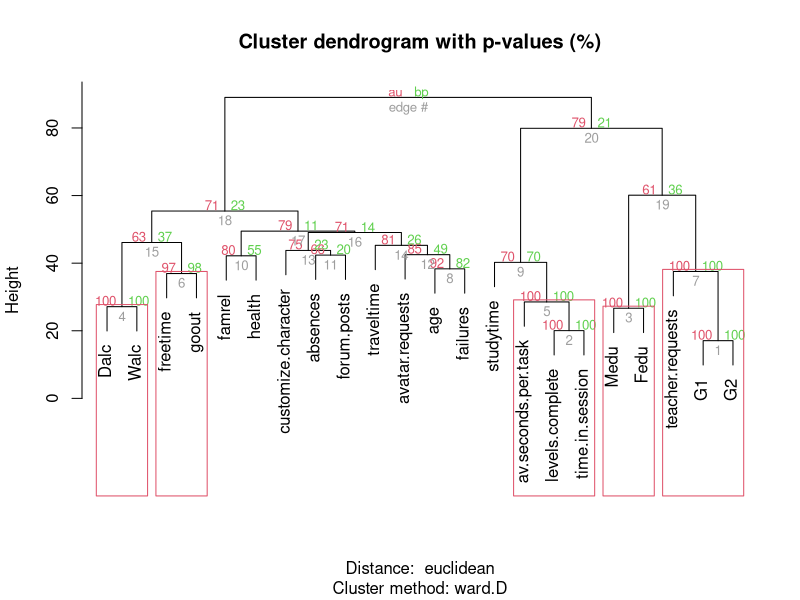
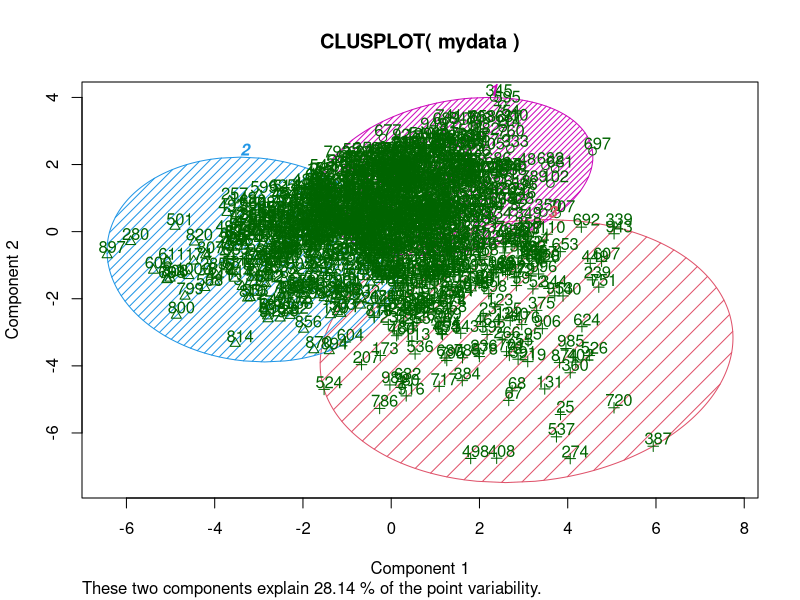
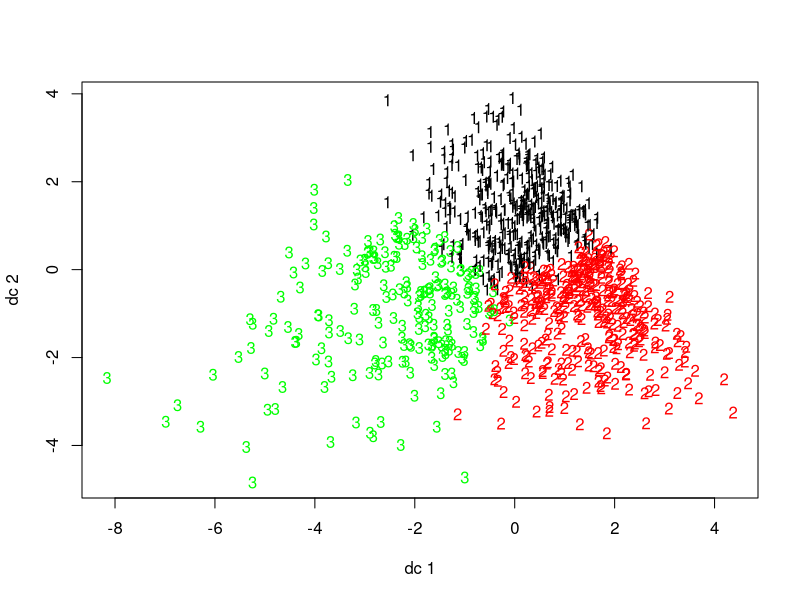
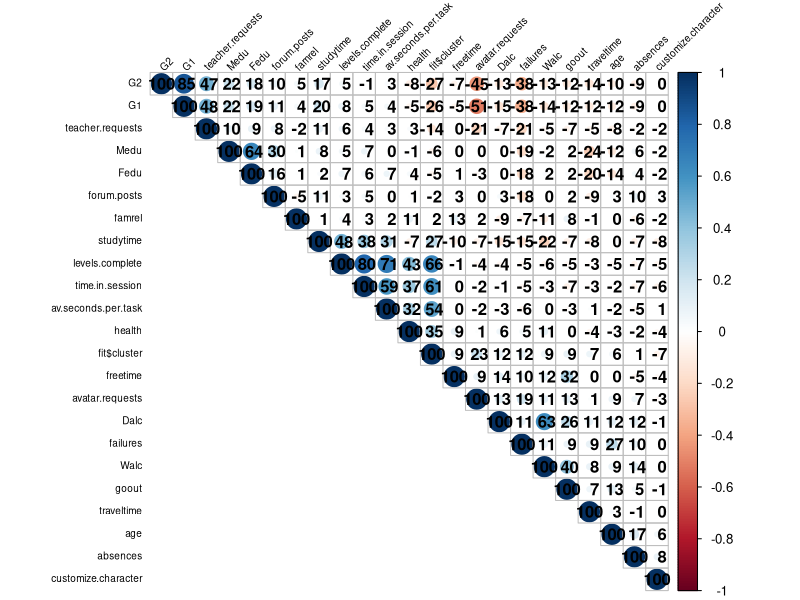
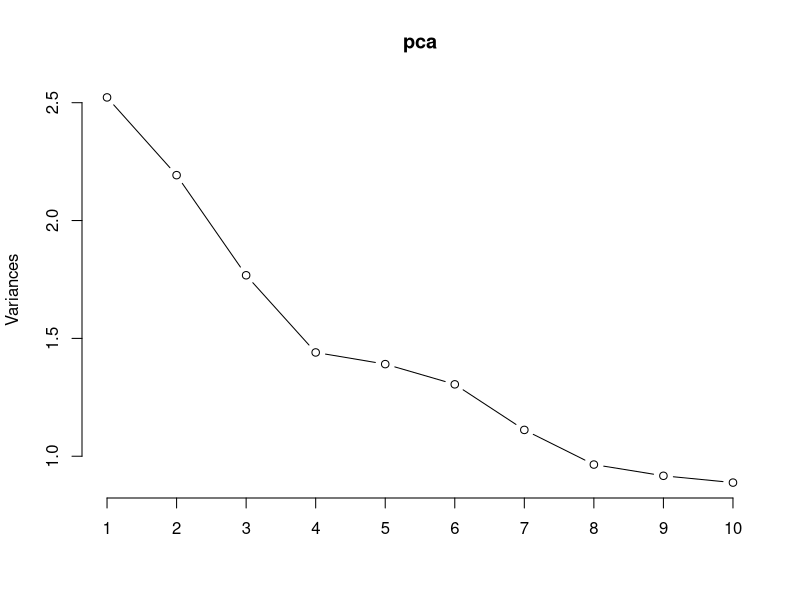
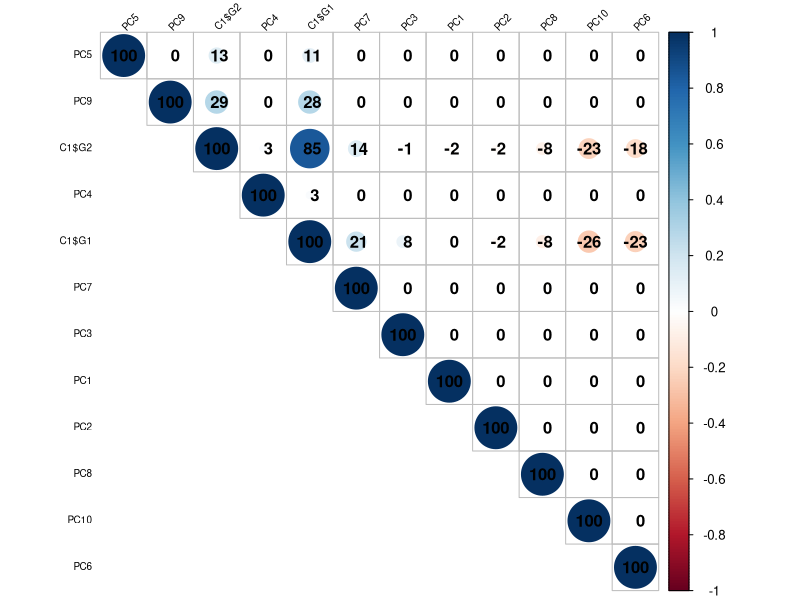

Source code (R) for these figures, in order: (Note: this script raises an error after producing the figures.)
library(tidyr, dplyr)
library(ggplot2)
library(cluster)
library(mclust)
library(corrplot)
library(rpart)
library(pvclust)
library(fpc)
#Thw target goal of this project is to predict G3 final grade

#first construct clusters based on G1 and G2
D1<- read.table("student-data.csv", sep = ",", header = TRUE)
E1<- read.table("extra-activity.csv", sep = ",", header = TRUE)

D1$scorechange <- D1$G3 - D1$G1

#assume that we do not know G3, select the numeric data + G1 G2 only to construct the data frame
D <- dplyr::select(D1,G1,G2,age,Medu,Fedu,traveltime,studytime,failures,famrel,freetime,goout,Dalc,Walc,health,absences,forum.posts,levels.complete,avatar.requests,teacher.requests,customize.character,time.in.session,av.seconds.per.task)
D2 <- na.omit(D)
D2 <- scale(D2)
mydata <-D2

# Ward Hierarchical Clustering with Bootstrapped p values
fit <- pvclust(mydata, method.hclust="ward.D",
               method.dist="euclidean")
plot(fit) # dendogram with p values
# add rectangles around groups highly supported by the data
pvrect(fit, alpha=.95)

fit <- kmeans(mydata, 3)
# Cluster Plot against 1st 2 principal components
# vary parameters for most readable graph
clusplot(mydata, fit$cluster, color=TRUE, shade=TRUE,labels=2, lines=0)
# Centroid Plot against 1st 2 discriminant functions
plotcluster(mydata, fit$cluster)
#looking at the cluster models, I think the first model with 5 clusters is better to group the data based on grades
D3 <- cbind(D, fit$cluster)
COR <- cor(D3)
corrplot(COR, order="AOE", method="circle", tl.pos="lt", type="upper",        
         tl.col="black", tl.cex=0.6, tl.srt=45, 
         addCoef.col="black", addCoefasPercent = TRUE,
         sig.level=0.50, insig = "blank")
#from this correlation plot, we can see there is a cluster related to the grades"G1,2,teacher request, fit", 
#the grade are negatively correlated with the failures and avatar request(playful)

#build prediction model with decision tree
C <- dplyr::select(D1,G1,G2,G3,age,Medu,Fedu,traveltime,studytime,failures,famrel,freetime,goout,Dalc,Walc,health,absences,forum.posts,levels.complete,avatar.requests,teacher.requests,customize.character,time.in.session,av.seconds.per.task)

#sampling
#split the data based on clustering
C1 <- dplyr::filter(C,fit$cluster == 1)
C1p <- dplyr::select(C1,4:23)

C2 <- dplyr::filter(C,fit$cluster == 2)
C2p <- dplyr::select(C2,4:23)

C3 <- dplyr::filter(C,fit$cluster == 3)
C3p <- dplyr::select(C3,4:23)

# have PCA on the variables
#for C1
C1p <- scale(C1p, center = TRUE)
pca <- prcomp(C1p, scale = TRUE)
#plot the Principle components
pca$sdev
#To convert this into variance accounted for we can square it, these numbers are proportional to the eigenvalue
pca$sdev^2
#A summary of our pca will give us the proportion of variance accounted for by each component
summary(pca)
plot(pca, type = "lines")
#from this pca plot, it suggests that we can only keep 10 principle components for data
#Now, create a data frame of the transformed data from your pca.
C1a <- as.data.frame(pca$x)
C1b <- dplyr::select(C1a,1:10)
C1b <- cbind(C1b, C1$G1,C1$G2)
CORC1 <- cor(C1b)
corrplot(CORC1, order="AOE", method="circle", tl.pos="lt", type="upper",        
         tl.col="black", tl.cex=0.6, tl.srt=45, 
         addCoef.col="black", addCoefasPercent = TRUE,
         sig.level=0.50, insig = "blank")

#from the correlation plot, we can see that the PC7 is the best components (=40/38) correlated with grades G1 G2
#take a close look at the PC7
pca$rotation
#Examine the eigenvectors, notice that they are a little difficult to interpret. It is much easier to make sense of them if we make them proportional within each component
loadingsC1 <- abs(pca$rotation) #abs() will make all eigenvectors positive
loadingsC1b <- sweep(loadings, 2, colSums(loadings), "/") #sweep() computes each row as a proportion of the column. (There must be a way to do this with dplyr()? * group_by () %>% summarise (n=n()) %>% mutate (rel.freq = n / total)*)
#from the PC9, we can select 5 factors > 0.09.

#for C2
C2p <- scale(C2p, center = TRUE)
pca <- prcomp(C2p, scale = TRUE)
#plot the Principle components
pca$sdev
#To convert this into variance accounted for we can square it, these numbers are proportional to the eigenvalue
pca$sdev^2
#A summary of our pca will give us the proportion of variance accounted for by each component
summary(pca)
plot(pca, type = "lines")
#from this pca plot, it suggests that we can only keep 10 principle components for data
C2a <- as.data.frame(pca$x)
C2b <- dplyr::select(C2a,1:10)
C2b <- cbind(C2b, C2$G1,C2$G2)
CORC2 <- cor(C2b)
corrplot(CORC2, order="AOE", method="circle", tl.pos="lt", type="upper",        
         tl.col="black", tl.cex=0.6, tl.srt=45, 
         addCoef.col="black", addCoefasPercent = TRUE,
         sig.level=0.50, insig = "blank")

#from the correlation plot, we can see that the PC4 is the best components (=-28/-17) correlated with grades G1 G2
#take a close look at the PC4
pca$rotation
#Examine the eigenvectors, notice that they are a little difficult to interpret. It is much easier to make sense of them if we make them proportional within each component
loadings <- abs(pca$rotation) #abs() will make all eigenvectors positive
loadings2 <- sweep(loadings, 2, colSums(loadings), "/") #sweep() computes each row as a proportion of the column. (There must be a way to do this with dplyr()? * group_by () %>% summarise (n=n()) %>% mutate (rel.freq = n / total)*)
#from the PC2, we can select 5 factors > 0.08

#for C3
C3p <- scale(C3p, center = TRUE)
pca <- prcomp(C3p, scale = TRUE)
#plot the Principle components
pca$sdev
#To convert this into variance accounted for we can square it, these numbers are proportional to the eigenvalue
pca$sdev^2
#A summary of our pca will give us the proportion of variance accounted for by each component
summary(pca)
plot(pca, type = "lines")
#from this pca plot, it suggests that we can only keep 10 principle components for data
C3a <- as.data.frame(pca$x)
C3b <- dplyr::select(C3a,1:10)
C3b <- cbind(C3b, C3$G1,C3$G2)
CORC3 <- cor(C3b)
corrplot(CORC3, order="AOE", method="circle", tl.pos="lt", type="upper",        
         tl.col="black", tl.cex=0.6, tl.srt=45, 
         addCoef.col="black", addCoefasPercent = TRUE,
         sig.level=0.50, insig = "blank")

#from the correlation plot, we can see that the PC9 is the best components (=-29/-30) correlated with grades G1 G2
#take a close look at the PC5
pca$rotation
#Examine the eigenvectors, notice that they are a little difficult to interpret. It is much easier to make sense of them if we make them proportional within each component
loadings <- abs(pca$rotation) #abs() will make all eigenvectors positive
loadings2 <- sweep(loadings, 2, colSums(loadings), "/") #sweep() computes each row as a proportion of the column. (There must be a way to do this with dplyr()? * group_by () %>% summarise (n=n()) %>% mutate (rel.freq = n / total)*)
#from the PC5 and PC2, we can select the factors > 0.08

#in each cluster, take 50% data to build prediction tree
C1s <- dplyr::sample_frac(C1, 0.5, replace = TRUE)
C2s <- dplyr::sample_frac(C2, 0.5, replace = TRUE)
C3s <- dplyr::sample_frac(C3, 0.5, replace = TRUE)

#build decision tree based on cluster (> 0.09)
c.tree1 <- rpart(scorechange ~ G1+ G2 +teacher.requests+customize.character + avatar.requests+famrel+age+freetime, method="class", data=C1s, control=rpart.control(minsplit = 1, minbucket = 1, cp = 0.0001))
printcp(c.tree1)
post(c.tree1, file = "tree1.ps", title = "C1 tree1")
C1$predict1 <- predict(c.tree1, C1, type = "class")
mismatch1 <- dplyr::filter(C1, scorechange != predict1)

c.tree2 <- rpart(G3 ~ G1+ G2 + failures+age+avatar.requests+teacher.requests, method="class", data=C2s, control=rpart.control(minsplit = 1, minbucket = 1, cp = 0.0001))
printcp(c.tree2)
post(c.tree2, file = "tree2.ps", title = "C2 tree2")

c.tree3 <- rpart(G3 ~ G1+ G2 + customize.character+avatar.requests+traveltime+teacher.requests, method="class", data=C3s, control=rpart.control(minsplit = 1, minbucket = 1, cp = 0.0001))
printcp(c.tree3)
#Plot your tree
post(c.tree3, file = "tree3.ps", title = "C3 tree3")

C2$predict1 <- predict(c.tree2, C2, type = "class")
C3$predict1 <- predict(c.tree3, C3, type = "class")

#find the mismatch predictions
mismatch2 <- dplyr::filter(C2, G3 != predict1)
mismatch3 <- dplyr::filter(C3, G3 != predict1)
#getting all the mismatch dataframe together

#build decision tree based on cluster (> 0.09)
c.tree1 <- rpart(G3 ~ G1+ G2 +teacher.requests+studytime+failures+Fedu+Dalc+avatar.requests+famrel, method="class", data=C1s, control=rpart.control(minsplit = 1, minbucket = 1, cp = 0.0001))
printcp(c.tree1)
post(c.tree1, file = "tree1.ps", title = "C1 tree1")
C1$predict1 <- predict(c.tree1, C1, type = "class")
mismatch1 <- dplyr::filter(C1, G3 != predict1)

c.tree2 <- rpart(G3 ~ G1+ G2 + failures+avatar.requests+teacher.requests+age+freetime+Fedu+Walc+studytime, method="class", data=C2s, control=rpart.control(minsplit = 1, minbucket = 1, cp = 0.0001))
printcp(c.tree2)
post(c.tree2, file = "tree2.ps", title = "C2 tree2")
C2$predict1 <- predict(c.tree2, C2, type = "class")
mismatch2 <- dplyr::filter(C2, G3 != predict1)

c.tree3 <- rpart(G3 ~ G1+ G2+avatar.requests+teacher.requests+failures+Medu+customize.character, method="class", data=C3s, control=rpart.control(minsplit = 1, minbucket = 1, cp = 0.0001))
printcp(c.tree3)
#Plot your tree
post(c.tree3, file = "tree3.ps", title = "C3 tree3")
C3$predict1 <- predict(c.tree3, C3, type = "class")
#find the mismatch predictions
mismatch3 <- dplyr::filter(C3, G3 != predict1)
#getting all the mismatch dataframe together
error <- 83+ 146 +169

error
